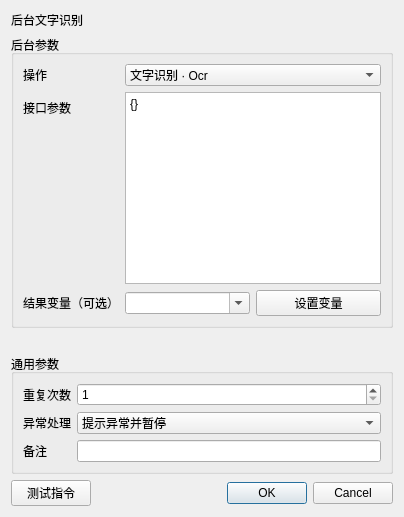
<?xml version="1.0" encoding="UTF-8"?><ui version="4.0"><class>InstructionEditor</class><widget class="QDialog" name="InstructionEditor"><layout class="QVBoxLayout" name="rootLayout"><item><widget class="QLabel" name="titleLabel"><property name="text"><string>后台文字识别</string></property></widget></item><item><widget class="QGroupBox" name="parameterGroupBox"><property name="title"><string>后台参数</string></property><layout class="QFormLayout" name="parameterFormLayout"><item row="0" column="0"><widget class="QLabel" name="label_0"><property name="text"><string>操作</string></property></widget></item><item row="0" column="1"><widget class="QComboBox" name="parameter_0"><item><property name="text"><string>文字识别 · Ocr</string></property></item><item><property name="text"><string>文字识别及位置 · OcrEx</string></property></item><item><property name="text"><string>识别图片文字 · OcrInFile</string></property></item><item><property name="text"><string>查找文字 · FindStr</string></property></item><item><property name="text"><string>查找全部文字位置 · FindStrEx</string></property></item><item><property name="text"><string>FindStrE</string></property></item><item><property name="text"><string>FindStrFast</string></property></item><item><property name="text"><string>FindStrFastEx</string></property></item><item><property name="text"><string>FindStrFastE</string></property></item><item><property name="text"><string>FindStrWithFont</string></property></item><item><property name="text"><string>FindStrWithFontE</string></property></item><item><property name="text"><string>FindStrWithFontEx</string></property></item><item><property name="text"><string>识别词组 · GetWords</string></property></item><item><property name="text"><string>无字库词组识别 · GetWordsNoDict</string></property></item><item><property name="text"><string>GetWordResultCount</string></property></item><item><property name="text"><string>GetWordResultPos</string></property></item><item><property name="text"><string>GetWordResultStr</string></property></item><item><property name="text"><string>GetResultCount</string></property></item><item><property name="text"><string>GetResultPos</string></property></item><item><property name="text"><string>SetExactOcr</string></property></item><item><property name="text"><string>SetMinRowGap</string></property></item><item><property name="text"><string>SetMinColGap</string></property></item><item><property name="text"><string>SetWordLineHeight</string></property></item><item><property name="text"><string>SetWordGap</string></property></item><item><property name="text"><string>SetRowGapNoDict</string></property></item><item><property name="text"><string>SetColGapNoDict</string></property></item><item><property name="text"><string>SetWordLineHeightNoDict</string></property></item><item><property name="text"><string>SetWordGapNoDict</string></property></item><item><property name="text"><string>FetchWord</string></property></item></widget></item><item row="1" column="0"><widget class="QLabel" name="label_1"><property name="text"><string>接口参数</string></property></widget></item><item row="1" column="1"><widget class="QPlainTextEdit" name="parameter_1"><property name="plainText"><string>{}</string></property></widget></item><item row="2" column="0"><widget class="QLabel" name="label_2"><property name="text"><string>结果变量（可选）</string></property></widget></item><item row="2" column="1"><layout class="QHBoxLayout" name="fieldLayout_2"><item><widget class="QComboBox" name="parameter_2"><property name="editable"><bool>true</bool></property></widget></item><item><widget class="QPushButton" name="auxiliary_2"><property name="text"><string>设置变量</string></property></widget></item></layout></item></layout></widget></item><item><spacer name="verticalSpacer"><property name="orientation"><enum>Qt::Vertical</enum></property><property name="sizeHint" stdset="0"><size><width>20</width><height>20</height></size></property></spacer></item>
<item><widget class="QGroupBox" name="commonGroupBox"><property name="title"><string>通用参数</string></property><layout class="QFormLayout" name="commonFormLayout">
<item row="0" column="0"><widget class="QLabel" name="repeatLabel"><property name="text"><string>重复次数</string></property></widget></item><item row="0" column="1"><widget class="QSpinBox" name="repeatSpinBox"><property name="minimum"><number>1</number></property><property name="maximum"><number>999999</number></property><property name="value"><number>1</number></property></widget></item>
<item row="1" column="0"><widget class="QLabel" name="errorPolicyLabel"><property name="text"><string>异常处理</string></property></widget></item><item row="1" column="1"><widget class="QComboBox" name="errorPolicyComboBox"><item><property name="text"><string>自动跳过</string></property></item><item><property name="text"><string>提示异常并暂停</string></property></item><item><property name="text"><string>提示异常并停止</string></property></item><property name="currentIndex"><number>1</number></property></widget></item>
<item row="2" column="0"><widget class="QLabel" name="noteLabel"><property name="text"><string>备注</string></property></widget></item><item row="2" column="1"><widget class="QLineEdit" name="noteEdit"/></item>
</layout></widget></item>
<item><layout class="QHBoxLayout" name="footerLayout"><item><widget class="QPushButton" name="testButton"><property name="text"><string>测试指令</string></property></widget></item><item><spacer name="footerSpacer"><property name="orientation"><enum>Qt::Horizontal</enum></property><property name="sizeHint" stdset="0"><size><width>40</width><height>20</height></size></property></spacer></item><item><widget class="QDialogButtonBox" name="buttonBox"><property name="standardButtons"><set>QDialogButtonBox::Cancel|QDialogButtonBox::Ok</set></property></widget></item></layout></item>
</layout></widget><resources/><connections/></ui>
